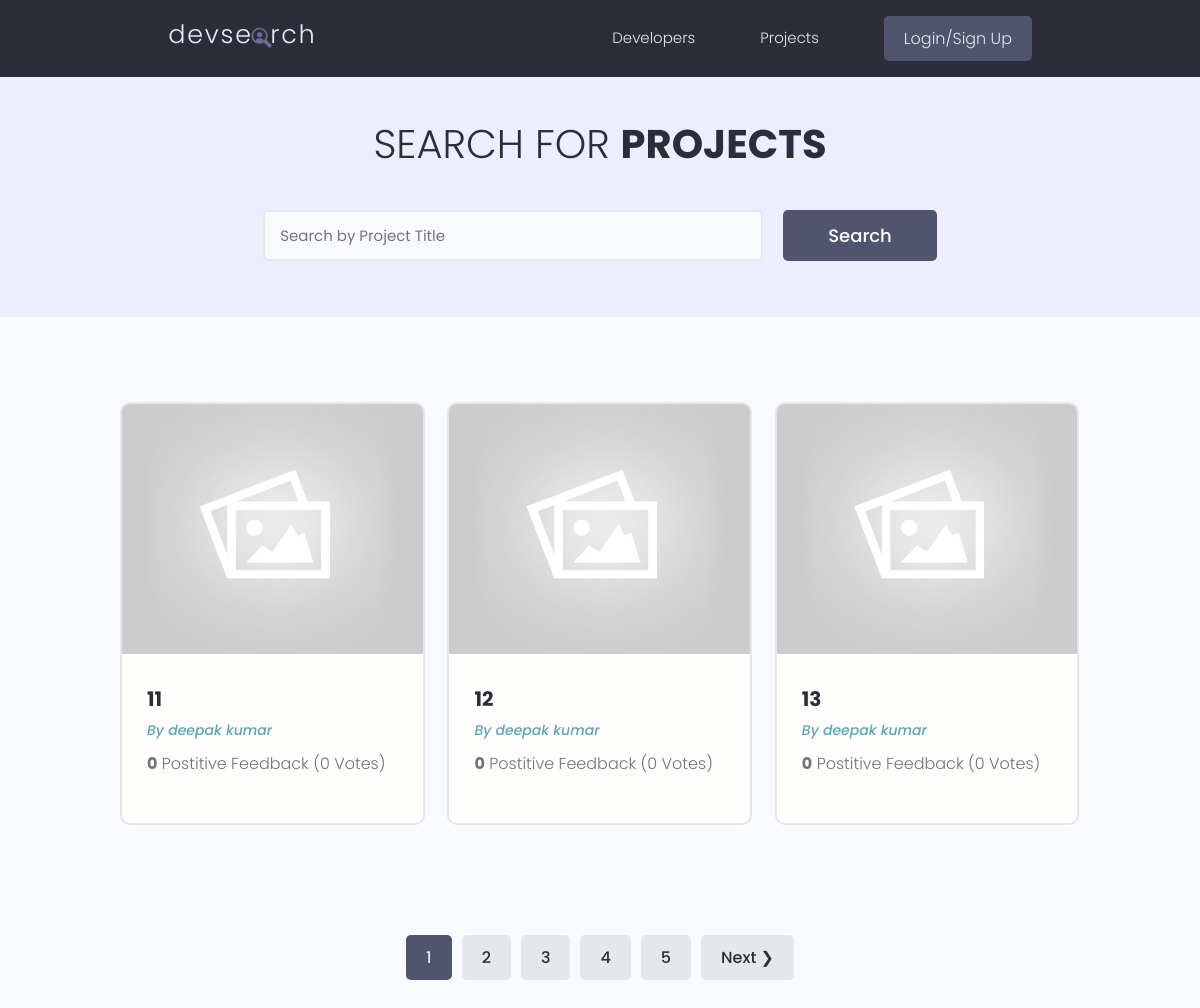
Page /projects/ on the earlier database version.
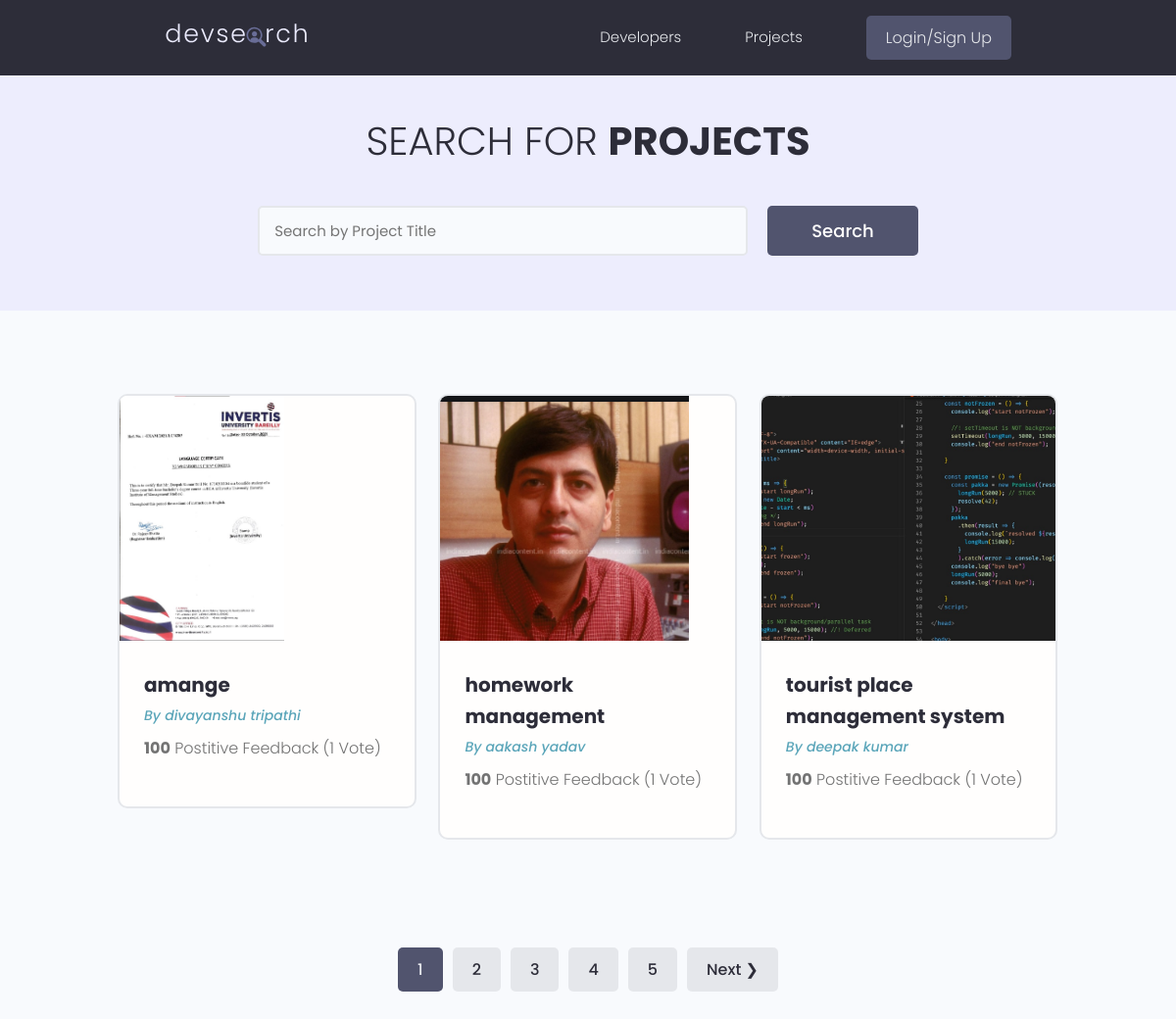
Same page on the later database version.
### projects/models.py (models this page shows, shortened)
class Project(models.Model):
    owner = models.ForeignKey(Profile, null=True, blank=True, on_delete=models.SET_NULL)
    title = models.CharField(max_length=200)
    description = models.TextField(null=True, blank=True)#blank=True for Django allows to submit a blank
    featured_image = models.ImageField(null=True, blank=True, default="default.jpg")
    demo_link = models.CharField(max_length=2000, null=True, blank=True)
    tags = models.ManyToManyField('Tag', blank=True)
    vote_total = models.IntegerField(default=0, null=True, blank=True)
    vote_ratio = models.IntegerField(default=0, null=True, blank=True)
    source_link = models.CharField(max_length=2000, null=True, blank=True)
    created = models.DateTimeField(auto_now_add=True)
    id = models.UUIDField(default=uuid.uuid4, unique=True, primary_key=True, editable=False)
    class Meta:
        ordering = ['-vote_ratio', '-vote_total', 'title']

### users/models.py (models this page shows, shortened)
class Profile(models.Model):
    user = models.OneToOneField(User, on_delete=models.CASCADE,null=True, blank=True)
    name = models.CharField(max_length=200, blank=True, null=True)
    email = models.EmailField(max_length=500, blank=True, null=True)
    username = models.CharField(max_length=200, blank=True, null=True)
    location = models.CharField(max_length=200, blank=True, null=True)
    short_intro = models.CharField(max_length=200, blank=True, null=True)
    bio = models.TextField(blank=True, null=True)
    profile_image = models.ImageField(null=True, blank=True, upload_to='profiles/', default="profiles/user-default.png")
    social_github = models.CharField(max_length=200, blank=True, null=True)
    social_twitter = models.CharField(max_length=200, blank=True, null=True)
    social_linkedin = models.CharField(max_length=200, blank=True, null=True)
    social_youtube = models.CharField(max_length=200, blank=True, null=True)
    social_website = models.CharField(max_length=200, blank=True, null=True)
    created = models.DateTimeField(auto_now_add=True)
    id = models.UUIDField(default=uuid.uuid4, unique=True, primary_key=True, editable=False)

### projects/views.py (the view)
# urls.py: path('projects/', include('projects.urls')),
def projects(request):
    search_query, projects = searchProjects(request)
    custom_range, projects, paginator = paginateProjects(request, projects, 5)
    context = {'projects':projects, 'search_query':search_query, 'paginator':paginator, 'custom_range':custom_range}
    return render(request, 'projects/projects.html', context)

### projects/utils.py (called while the page is built)
def paginateProjects(request, projects, results):
    page = request.GET.get('page')
    results = 3 #results per page
    paginator = Paginator(projects, results)
    try:
        projects = paginator.page(page)
    except PageNotAnInteger:
        page = 1
        projects = paginator.page(page)
    except EmptyPage:
        page = paginator.num_pages
        projects = paginator.page(page)
    leftIndex = (int(page)-4)
    if leftIndex < 1: leftIndex=1
    rightIndex = (int(page)+5)
    if rightIndex>paginator.num_pages: rightIndex=paginator.num_pages+1
    custom_range = range(leftIndex, rightIndex)
    return custom_range, projects, paginator

def searchProjects(request):
    search_query = ''
    if request.GET.get('search_query'):
        search_query = request.GET.get('search_query')
    tags = Tag.objects.filter(name__icontains=search_query)
    projects = Project.objects.distinct().filter(
        Q(title__icontains=search_query) |
        Q(description__icontains=search_query) |
        Q(owner__name__icontains=search_query) |
        Q(tags__in=tags)
    )
    return search_query, projects

### projects/templates/projects/projects.html (shortened to what this page needs)
{% extends 'main.html' %}
{% block content %}
<main class="projects">
    <section class="hero-section text-center">
        <div class="container container--narrow">
            <div class="hero-section__box">
                <h2>Search for <span>Projects</span></h2>
            </div>
            <div class="hero-section__search">
                <form class="form" id="searchForm" action="{% url 'projects' %}" method="get">
                    <div class="form__field">
                        <input class="input input--text" id="formInput#search" type="text" name="search_query"
                        value="{{search_query}}" placeholder="Search by Project Title" />
                    </div>
                    <input class="btn btn--sub btn--lg" type="submit" value="Search" />
                </form>
            </div>
        </div>
    </section>
    <section class="projectsList">
        <div class="container">
            <div class="grid grid--three">
                {% for project in projects %}
                <div class="column">
                    <div class="card project">
                        <a href="{% url 'project' project.id %}" class="project">
                            <img class="project__thumbnail" src="{{ project.featured_image.url }}" alt="project thumbnail" />
                            <div class="card__body">
                                <h3 class="project__title">{{project.title}}</h3>
                                <p><a class="project__author" href="#">By {{project.owner.name}}</a></p>
                                <p class="project--rating"> <span style="font-weight: bold;">{{project.vote_ratio}}</span> Postitive Feedback ({{project.vote_total}} Vote{{project.vote_total|pluralize:"s"}}) </p>
                                </div>
                            </a>
                        </div>
                    </div>
                    {% endfor %}
                </div>
            </div>
        </section>
        {% include 'pagination.html' with queryset=projects custom_range=custom_range %}
    </main>
    {% endblock content %}

Differences in the rows shown:
no longer on this page (row unchanged): Project: featured_image (placeholder picture), title "11", owner.name "deepak kumar", vote_ratio "0", vote_total "0"
no longer on this page (row unchanged): Project: featured_image (placeholder picture), title "12", owner.name "deepak kumar", vote_ratio "0", vote_total "0"
no longer on this page (row unchanged): Project: featured_image (placeholder picture), title "13", owner.name "deepak kumar", vote_ratio "0", vote_total "0"
now on this page (row edited): Project: featured_image (picture), title "amange", owner.name "divayanshu tripathi", vote_ratio "100", vote_total "1"
now on this page (row edited): Project: featured_image (picture), title "homework management", owner.name "aakash yadav", vote_ratio "100", vote_total "1"
now on this page (row edited): Project: featured_image (picture), title "tourist place management system", owner.name "deepak kumar", vote_ratio "100", vote_total "1"
